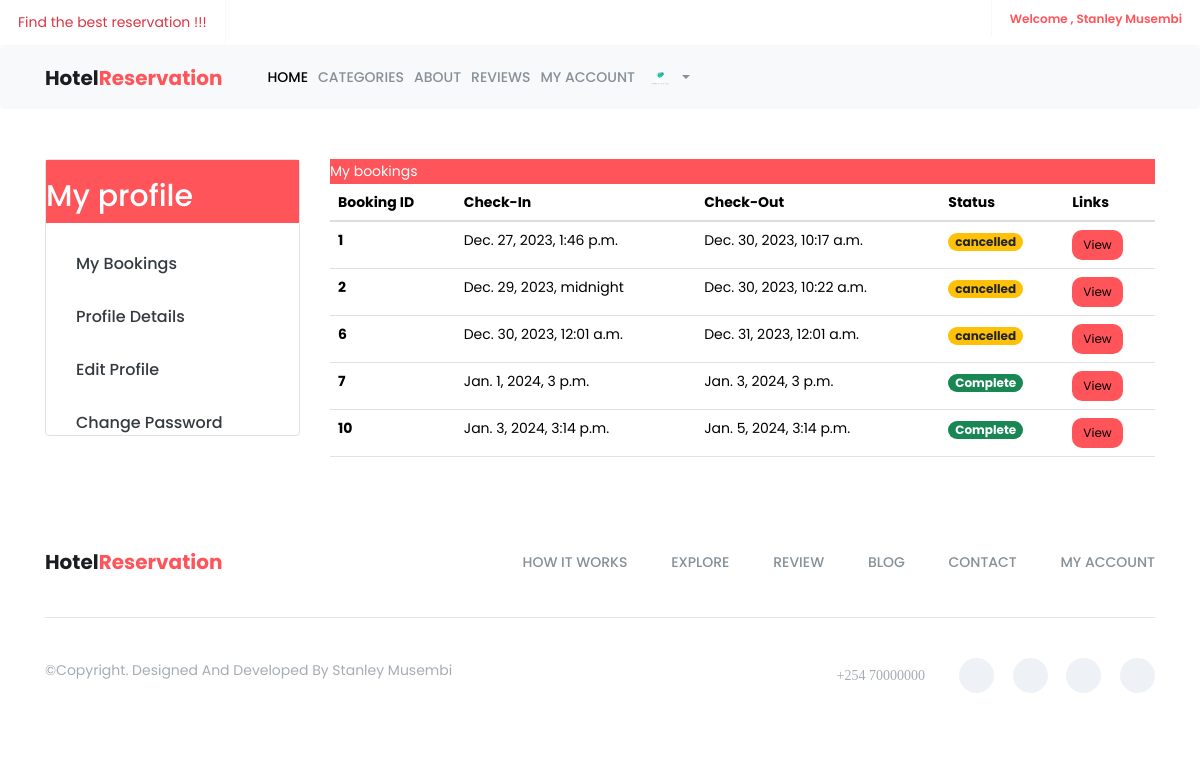
The page /auth/my_bookings/ (signed in) on the database its author committed.
### accounts/models.py (models this page shows, shortened)
class CustomUser(AbstractUser):
    email = models.EmailField(unique=True)
    gender = models.CharField(max_length=1,  blank=True, null=True)
    address = models.CharField(max_length=255, blank=True, null=True)
    image = models.ImageField(upload_to="user_images", blank=True, null=True)
    username = None
    objects = CustomUserManager()
    USERNAME_FIELD = 'email'
    REQUIRED_FIELDS = []

### hotel/models.py (models this page shows, shortened)
class Booking(models.Model):
    room = models.ForeignKey('Room' , on_delete=models.CASCADE)
    user = models.ForeignKey('accounts.CustomUser' , on_delete=models.CASCADE)
    persons = models.IntegerField()
    check_in = models.DateTimeField()
    check_out = models.DateTimeField()
    STATUS_CHOICES = (
        ('active' , 'active') ,
        ('cancelled' , 'cancelled') ,
        ('checked out' , 'checked out')
    )
    status = models.CharField(max_length=255 , choices=STATUS_CHOICES , default='active')
    added_on = models.DateTimeField(auto_now_add=True)
    updated_on = models.DateTimeField(auto_now=True)

### accounts/views.py (the view)
# urls.py: path('my_bookings/' , my_booking , name='my_bookings'),
@login_required(login_url='accounts:login')
def my_booking(request):
    user = request.user
    bookings = Booking.objects.filter(user=user)
    context = {
        'bookings':bookings
    }
    return render(request , 'public/my_bookings.html' , context)

### templates/public/my_bookings.html (shortened to what this page needs)
{% extends 'public/base.html' %}
{% load static %}
{% block content %}
    <div class="container m-5">
        <div class="row">
             {% include 'public/profile_sidebar.html'%}
            <div class="col-md-9">
                <div class="card-header primary-bg">
                     <p class= "  text-white">My bookings </p>
                </div>
                {% if bookings %}
                    <table class="table responsive">
                        <thead>
                            <tr>
                                <th scope="col">Booking ID</th>
                                <th scope="col">Check-In</th>
                                <th scope="col">Check-Out</th>
                                <th scope="col">Status</th>
                                <th scope="col">Links</th>
                            </tr>
                        </thead>
                        <tbody>
                            {% for booking in bookings %}
                                <tr>
                                    <th scope="row">{{ booking.id }}</th>
                                    <td>{{ booking.check_in }}</td>
                                    <td>{{ booking.check_out }}</td>
                                    <td>
                                        {% if booking.status == 'active' %}
                                            <span class="badge bg-success">Complete</span>
                                            {% endif %}
                                        {% if booking.status == 'checked out' %}
                                            <span class="badge bg-warning text-dark">cancelled</span>
                                        {% endif %}
                                    </td>
                                    <td>
                                        <a href="{% url 'accounts:booking_details' booking.id %}"><button  class="btn btn-custom btn-sm">View </button></a>
                                    </td>
                                </tr>
                            {% endfor %}
                        </tbody>
                    </table>
                {% else %}
                    <p>No bookings found.</p>
                {% endif %}
            </div>
        </div>
    </div>
{% endblock %}

### templates/public/base.html (shortened to what this page needs)
{% load static %}
<!doctype html>
<html class="no-js" lang="en">
    <head>
        <link href="https://cdn.jsdelivr.net/npm/bootstrap@5.3.2/dist/css/bootstrap.min.css" rel="stylesheet">
		<link href="https://cdn.jsdelivr.net/npm/bootstrap@5.3.2/dist/css/bootstrap.min.css" rel="stylesheet">
        <link rel="stylesheet" href="{% static 'assets/css/font-awesome.min.css' %}">
		<link rel="stylesheet" href="{% static 'assets/css/linearicons.css' %}">
        <link rel="stylesheet" href="{% static 'assets/css/animate.css' %}">
        <link rel="stylesheet" href="{% static 'assets/css/flaticon.css' %}">
        <link rel="stylesheet" href="{% static 'assets/css/slick.css' %}">
		<link rel="stylesheet" href="{% static 'assets/css/slick-theme.css' %}">
        <link rel="stylesheet" href="{% static 'assets/css/bootstrap.min.css' %}">
		<link rel="stylesheet" href="{% static 'assets/css/bootsnav.css' %}" >
        <link rel="stylesheet" href="{% static 'assets/css/style.css' %}">
        <link rel="stylesheet" href="{% static 'assets/css/responsive.css' %}">
    </head>
	<body>
		<header id="header-top" class="header-top">
			<ul>
				<li>
					<div class="header-top-left">
						<ul>
							<li class="select-opt">
								 <p class="text-danger">Find the best reservation !!!</p>
							</li>
						</ul>
					</div>
				</li>
				<li class="head-responsive-right pull-right">
                    <div class="header-top-right">
                        {% if  user.is_authenticated %}
						<ul>
							<li class="header-top-contact">
								 <a href="">Welcome , {{user.first_name }} {{user.last_name}} </a>
							</li>
						</ul>
						{% endif%}
                    </div>
                </li>
			</ul>
		</header>
		<section class="top-area">
			<div class="header-area">
			    <nav class="navbar navbar-expand-lg navbar-light bg-light fixed-top" style ="width:100%;" data-bs-minus-value-desktop="70" data-bs-minus-value-mobile="55" data-bs-speed="1000">
					<div class="container">
						<div class="navbar-brand">
							<a  href="{% url 'hotel:home'%} "  >Hotel<span class="brand-span">reservation</span></a>
						</div>
						<div class="collapse navbar-collapse menu-ui-design" id="navbar-menu">
							<ul class="navbar-nav ms-auto" data-bs-in="fadeInDown" data-bs-out="fadeOutUp">
								<li class="nav-item"><a href="{% url 'hotel:home' %}" class="nav-link active" href="#home">Home</a></li>
								<li class="nav-item"><a href="{% url 'hotel:all_categories' %}" class="nav-link" href="#works">Categories </a></li>
								<li class="nav-item"><a href="" class="nav-link" href="#explore">About</a></li>
								<li class="nav-item"><a href="" class="nav-link" href="#reviews">Reviews</a></li>
								<li class="nav-item"><a href="{% url 'accounts:profile' %}" class="nav-link" href="#contact">My Account</a></li>
								  {% if user.is_authenticated %}
								  <li class="nav-item ml-auto dropdown">
									  <a class="nav-link dropdown-toggle" href="#" id="profileDropdown" role="button" data-bs-toggle="dropdown" aria-haspopup="true" aria-expanded="false">
										  {% if user.image %}
											  <img src="{{ user.image.url }}" alt="Profile Image" width="30px" class="profile-image">
										  {% else %}
											  <img src="{% static 'assets/img/placeholder.webp' %}" alt="Placeholder Image" width="30px" class="profile-image">
										  {% endif %}
									  </a>
								  </li>
								  {% endif %}
							</ul>
						</div>
					</div>
				</nav>
			</div>
		</section>
        {% block content%}
         {% endblock content%}
		<footer id="footer"  class="footer">
			<div class="container">
				<div class="footer-menu">
		           	<div class="row">
			           	<div class="col-sm-3">
			           		 <div class="navbar-header">
				                <a class="navbar-brand" href="{% url 'hotel:home' %}">Hotel<span class="brand-span">Reservation</span></a>
				            </div>
			           	</div>
			           	<div class="col-sm-9">
			           		<ul class="footer-menu-item">
			                    <li class="scroll"><a href="#works">how it works</a></li>
			                    <li class="scroll"><a href="#explore">explore</a></li>
			                    <li class="scroll"><a href="#reviews">review</a></li>
			                    <li class="scroll"><a href="#blog">blog</a></li>
			                    <li class="scroll"><a href="#contact">contact</a></li>
			                    <li class=" scroll"><a href="#contact">my account</a></li>
			                </ul>
			           	</div>
		           </div>
				</div>
				<div class="hm-footer-copyright">
					<div class="row">
						<div class="col-sm-5">
							<p>
								&copy;copyright. designed and developed by Stanley Musembi
							</p>
						</div>
						<div class="col-sm-7">
							<div class="footer-social">
								<span><i class="fa fa-phone"> +254 70000000 </i></span>
								<a href="#"><i class="fa fa-facebook"></i></a>
								<a href="#"><i class="fa fa-twitter"></i></a>
								<a href="#"><i class="fa fa-linkedin"></i></a>
								<a href="#"><i class="fa fa-google-plus"></i></a>
							</div>
						</div>
					</div>
				</div>
			</div>
        </footer>
    </body>
</html>

### static/assets/css/bootsnav.css (style rules this page uses)
body { -webkit-transition: all 0.3s ease-in-out; -moz-transition: all 0.3s ease-in-out; -o-transition: all 0.3s ease-in-out; -ms-transition: all 0.3s ease-in-out; transition: all 0.3s ease-in-out; }

### static/assets/css/style.css (style rules this page uses)
* { padding: 0; margin: 0; }
* { -webkit-box-sizing:border-box; -moz-box-sizing:border-box; -o-box-sizing:border-box; -ms-box-sizing:border-box; box-sizing:border-box; }
body { font-family: 'Poppins', sans-serif; font-size:14px; color:#a09e9c; text-transform:initial; max-width:1920px; margin:0 auto; overflow-x:hidden; }
a,a:hover,a:active,a:focus { display:inline-block; text-decoration:none; color: #343a3f; font-size:16px; padding:0; font-weight: 500; text-transform: capitalize; }
p { margin: 0; color:#767f86; font-size:14px; line-height: 1.8; text-transform: initial; }
img { border:none;max-width:100%; height:auto; }
ul { padding: 0; margin: 0 auto; list-style: none; }
ul li { list-style: none; }
select,input,textarea,button { box-shadow:none;outline:0!important; }
button { background: transparent;border: 0;font-size: 12px; }
html,body { height: 100%; }
.header-top { border-bottom:1px solid #f6f8fa; }
.header-top ul li { display: inline-block; }
.header-top-left li,.header-top-right li { display: inline-block; }
.select-opt,.header-top-contact { padding: 10px 18px; border-right: 1px solid #f6f8fa; }
.header-top-contact { border-right: 0; border-left: 1px solid #f6f8fa; font-size: 12px; }
.header-top-right ul li a { color:#ff545a; font-size: 12px; font-weight: 600; }
.primary-bg { background:#ff545a; }
.btn-custom { background-color:#ff545a; color: #000; border-radius: 10px; }
.navbar-brand { display: inline-block; color: #1b1e20; font-size: 20px; font-weight: 700; text-transform:capitalize; }
.navbar-brand a { color: #1b1e20; font-size: 20px; font-weight: 700; text-transform:capitalize; }
.brand-span { display: inline-block;color:#ff545a;text-transform:capitalize; }
.nav-link { color: #859098; font-size: 14px; font-weight: 500; text-transform:uppercase; -webkit-transition: 0.3s linear; -moz-transition: 0.3s linear; -ms-transition: 0.3s linear; -o-transition: 0.3s linear; transition: 0.3s linear; }
.nav-link { padding:34px 21px; }
.menu-ui-design { overflow-y:scroll;height: 350px; }
.footer-menu { padding: 45px 0; }
.footer-menu .navbar-header { padding:0; }
.footer-menu .navbar-header a.navbar-brand,.footer-menu.footer-menu .navbar-header a.navbar-brand:hover,.footer-menu .navbar-header a.navbar-brand:focus { padding:0; height: 0; }
.footer-menu ul.footer-menu-item { text-align: right; }
.footer-menu ul.footer-menu-item li { display: inline-block; }
.footer-menu ul.footer-menu-item li a { color: #859098; font-size: 14px; text-transform: uppercase; padding-left: 40px; -webkit-transition:0.3s linear; -moz-transition:0.3s linear; -o-transition:0.3s linear; transition:0.3s linear; }
.hm-footer-copyright { padding: 40px 0; border-top: 1px solid #e1e5eb; }
.hm-footer-copyright p,.hm-footer-copyright p a { color: #a5adb3; font-size: 14px; font-weight: 400; text-transform: capitalize; }
.footer-social { text-align: right; }
.footer-social .fa-phone:before { position: relative; top: 2px; }
.footer-social a ,.footer-social span { display: inline-block; color: #afb4bf; font-size: 14px; margin-left: 15px; -webkit-transition: .3s; -moz-transition:.3s; -ms-transition:.3s; -o-transition:.3s; transition: .3s; }
.footer-social a { width: 35px; height: 35px; line-height: 35px; background: #eef2f6; text-align: center; border-radius: 50%; }
.footer-social span { margin-right:15px;margin-left: 0;color: #a5adb3; }

### rows shown on the page
CustomUser: first_name "Stanley", last_name "Musembi", image (picture)
Booking: id "1", check_in "Dec. 27, 2023, 1:46 p.m.", check_out "Dec. 30, 2023, 10:17 a.m.", status "cancelled"
Booking: id "2", check_in "Dec. 29, 2023, midnight", check_out "Dec. 30, 2023, 10:22 a.m.", status "cancelled"
Booking: id "6", check_in "Dec. 30, 2023, 12:01 a.m.", check_out "Dec. 31, 2023, 12:01 a.m.", status "cancelled"
Booking: id "7", check_in "Jan. 1, 2024, 3 p.m.", check_out "Jan. 3, 2024, 3 p.m.", status "Complete"
Booking: id "10", check_in "Jan. 3, 2024, 3:14 p.m.", check_out "Jan. 5, 2024, 3:14 p.m.", status "Complete"
